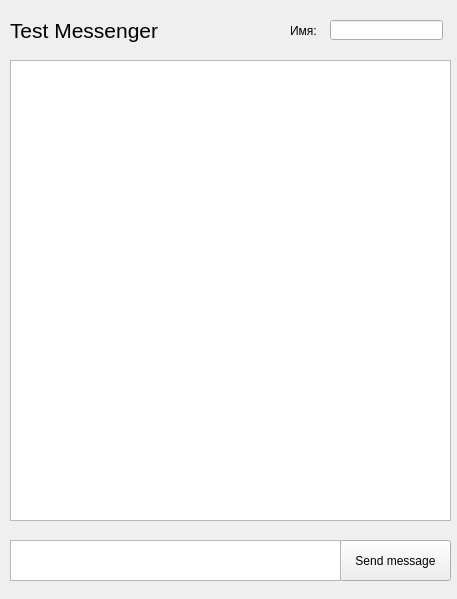
<?xml version="1.0" encoding="UTF-8"?>
<ui version="4.0">
 <class>MainWindow</class>
 <widget class="QMainWindow" name="MainWindow">
  <property name="geometry">
   <rect>
    <x>0</x>
    <y>0</y>
    <width>457</width>
    <height>599</height>
   </rect>
  </property>
  <property name="windowTitle">
   <string>Messenger</string>
  </property>
  <widget class="QWidget" name="centralwidget">
   <widget class="QPushButton" name="pushButton">
    <property name="geometry">
     <rect>
      <x>340</x>
      <y>540</y>
      <width>111</width>
      <height>41</height>
     </rect>
    </property>
    <property name="text">
     <string>Send message</string>
    </property>
   </widget>
   <widget class="QTextEdit" name="textEdit">
    <property name="geometry">
     <rect>
      <x>10</x>
      <y>540</y>
      <width>331</width>
      <height>41</height>
     </rect>
    </property>
    <property name="documentTitle">
     <string/>
    </property>
    <property name="html">
     <string>&lt;!DOCTYPE HTML PUBLIC &quot;-//W3C//DTD HTML 4.0//EN&quot; &quot;http://www.w3.org/TR/REC-html40/strict.dtd&quot;&gt;
&lt;html&gt;&lt;head&gt;&lt;meta name=&quot;qrichtext&quot; content=&quot;1&quot; /&gt;&lt;style type=&quot;text/css&quot;&gt;
p, li { white-space: pre-wrap; }
&lt;/style&gt;&lt;/head&gt;&lt;body style=&quot; font-family:'MS Shell Dlg 2'; font-size:8.25pt; font-weight:400; font-style:normal;&quot;&gt;
&lt;p style=&quot;-qt-paragraph-type:empty; margin-top:0px; margin-bottom:0px; margin-left:0px; margin-right:0px; -qt-block-indent:0; text-indent:0px;&quot;&gt;&lt;br /&gt;&lt;/p&gt;&lt;/body&gt;&lt;/html&gt;</string>
    </property>
   </widget>
   <widget class="QTextBrowser" name="textBrowser">
    <property name="geometry">
     <rect>
      <x>10</x>
      <y>60</y>
      <width>441</width>
      <height>461</height>
     </rect>
    </property>
   </widget>
   <widget class="QLineEdit" name="lineEdit">
    <property name="geometry">
     <rect>
      <x>330</x>
      <y>20</y>
      <width>113</width>
      <height>20</height>
     </rect>
    </property>
   </widget>
   <widget class="QLabel" name="label">
    <property name="geometry">
     <rect>
      <x>290</x>
      <y>20</y>
      <width>31</width>
      <height>21</height>
     </rect>
    </property>
    <property name="text">
     <string>Имя: </string>
    </property>
   </widget>
   <widget class="QLabel" name="label_2">
    <property name="geometry">
     <rect>
      <x>10</x>
      <y>10</y>
      <width>161</width>
      <height>41</height>
     </rect>
    </property>
    <property name="font">
     <font>
      <pointsize>16</pointsize>
     </font>
    </property>
    <property name="text">
     <string>Test Messenger</string>
    </property>
   </widget>
  </widget>
 </widget>
 <resources/>
 <connections/>
</ui>
